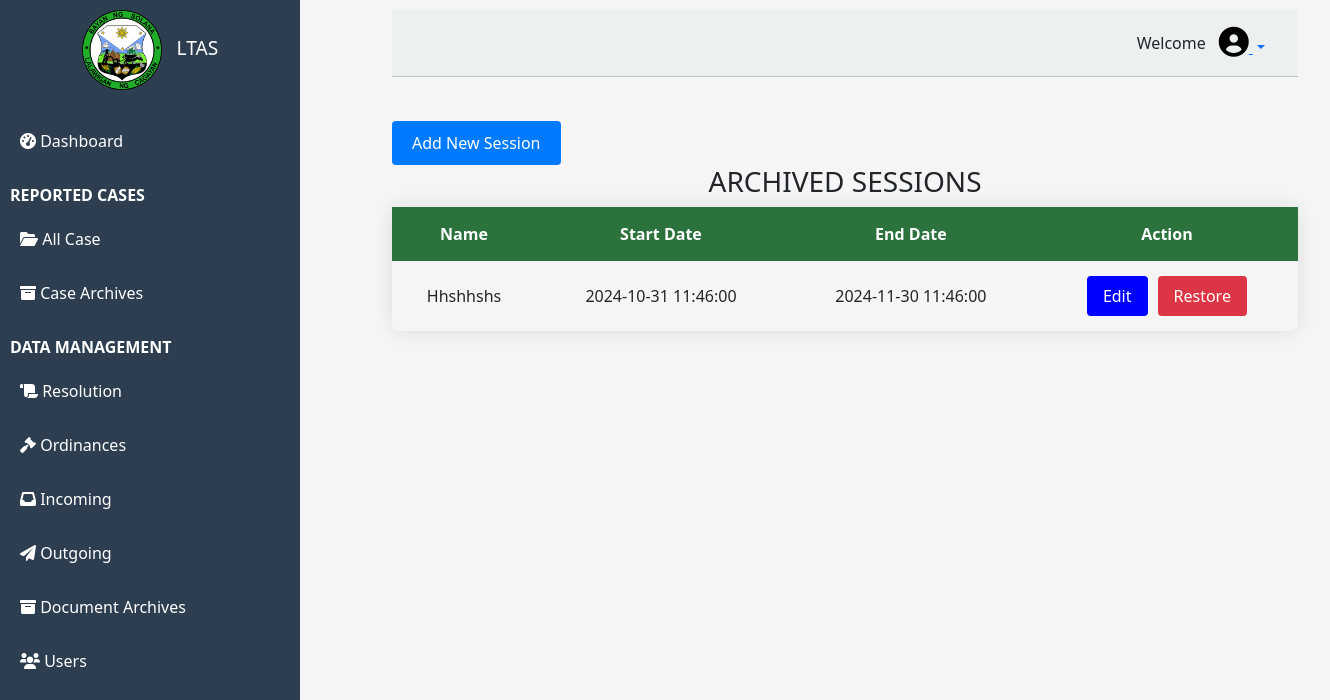
Screenshot of /session_archive.php with the database file from the repository.
### tables this page shows
CREATE TABLE `sessions` (
  `id` int(11) NOT NULL,
  `session_name` varchar(50) NOT NULL,
  `start_datetime` datetime NOT NULL,
  `end_datetime` datetime NOT NULL,
  `isArchive` int(11) DEFAULT 0
);

### session_archive.php (the view, shortened to what this page needs)
<!DOCTYPE html>
<html lang="en">
<head>
    <link rel="stylesheet" href="style.css">
    <link rel="stylesheet" href="https://cdn.datatables.net/2.1.7/css/dataTables.dataTables.css">
<link href="https://cdn.jsdelivr.net/npm/bootstrap@5.3.2/dist/css/bootstrap.min.css" rel="stylesheet">
<link href="https://cdnjs.cloudflare.com/ajax/libs/font-awesome/6.5.0/css/all.min.css" rel="stylesheet">
<script src="https://cdn.jsdelivr.net/npm/bootstrap@5.3.2/dist/js/bootstrap.bundle.min.js"></script></body>
</head>
<body>
    <div class="container" style="margin-left: 180px;">
        <aside class="sidebar" >
            <?php include('sidebar.php');?>
            <nav>
                <?php include('admin_menu.php');?>
            </nav>
        </aside>
        <main style="margin-left: 190px; margin-right: 100; padding: 10px 10px; display: inline-block;">
                <header>
    <div class="user-name d-flex align-items-center">
        <span>Welcome <?php echo $_SESSION['username']; ?></span>
        <div class="dropdown">
            <button
                class="btn btn-link profile-icon dropdown-toggle"
                id="profile-icon-btn"
                data-bs-toggle="dropdown"
                aria-expanded="false">
                <i class="fa fa-user-circle profile-icon-color"></i>
            </button>
        </div>
    </div>
</header>
            <section class="Documents-management">
                <div class="document-list">
                     <br>
                    <button id="add-button" class="add-button">Add New Session</button>
                    <center> <h3>ARCHIVED SESSIONS</h3></center>
                    <table id="doc-table">
                    <thead>
                        <tr>
                            <th>Name</th>
                            <th>Start Date</th>
                            <th>End Date</th>
                            <th style="text-align:center !important">Action</th>
                        </tr>
                    </thead>
                    <tbody>
                    <?php
                    include('config.php');
                    $sql = "SELECT * FROM sessions WHERE isArchive = 1";
                    $result = $conn->query($sql);
                    if ($result === false) {
                        echo "<p>Query error: " . $conn->error . "</p>";
                    } else {
                        if ($result->num_rows > 0) {
                            while ($row = $result->fetch_assoc()) {
                                echo "<tr>";
                                echo "<td>" . $row["session_name"] . "</td>";
                                echo "<td>" . $row["start_datetime"] . "</td>";
                                echo "<td>" . $row["end_datetime"] . "</td>";
                                echo "<td>";
                                echo "<button class='edit-button'
                                    data-session-id='". $row['id'] . "'
                                    data-session-name='". $row['session_name'] . "'
                                    data-session-start='". $row['start_datetime'] . "'
                                    data-session-end='". $row['end_datetime'] . "'
                                    >Edit</button>";
                                $docName = $row["session_name"];
                                $workOrderId = $row['id'];
                                echo "<form action='restoresession.php' method='GET' style='display:inline' id='frm-$workOrderId' onSubmit='return confirm(\"Are you sure to restore: $docName?\")'>";
                                echo "<input type='submit' name='delete' class='delete-button' value='Restore'></form>";
                                echo "</td>";
                                echo "</tr>";
                            }
                        } else {
                            echo "<p>No documents found</p>";
                        }
                    }
                    ?>
                </tbody>
                </table>
        </div>
            </div>
</body>
</html>

### style.css (style rules this page uses)
*, *:before, *:after { box-sizing: border-box; }
body { padding: 30px; }
body { font-family: Arial, sans-serif; margin: 0; padding: 0; display: flex; }
.container { display: flex; width: 100%; }
.sidebar { width: 200px; background-color: #2C3E50; color: white; padding: 20px; display: flex; flex-direction: column; height: 100vh; }
main { flex: 1; padding: 20px; }
header { display: flex; justify-content: flex-end; padding: 10px 20px; background-color: #ECF0F1; border-bottom: 1px solid #BDC3C7; }
.user-name { font-size: 1em; }
.Documents-management { display: flex; margin-top: 20px; }
.document-list { flex: 2; }
table { width: 100%; border-collapse: collapse; border-radius: 8px; box-shadow: 0 0 20px rgba(0, 0, 0, 0.1); }
thead { background-color: #2c723d; color: #fff; }
thead th { padding: 15px; text-align: center; }
tbody td { padding: 15px; text-align: center; }
th, td { border-bottom: 1px solid #ddd; }
th:first-child, td:first-child { border-left: none; }
th:last-child, td:last-child { border-right: none; }
.dropdown { position: relative; display: inline-block; }
.add-button { background-color: #007bff; color: #fff; padding: 10px 20px; border: none; border-radius: 4px; cursor: pointer; }
.delete-button { background-color: #dc3545; color: #fff; border: none; padding: 8px 16px; cursor: pointer; border-radius: 4px; }
.edit-button { background-color: blue; color: #fff; border: none; padding: 8px 16px; cursor: pointer; border-radius: 4px; margin-right:10px; }

### session_archive.php (style rules this page uses)
body { margin: 0; padding: 0; height: 100%; width: 100%; display: flex; flex-direction: column; background-color: #f5f5f5; }
.sidebar { height: 100vh; width: 300px; background-color: #2c3e50; color: #ffffff; position: fixed; top: 0; left: 0; overflow-y: auto; padding: 10px; }
.profile-icon-color { color: black; font-size: 30px; }

### rows the page displays
sessions: session_name "Hhshhshs", start_datetime "2024-10-31 11:46:00", end_datetime "2024-11-30 11:46:00"
